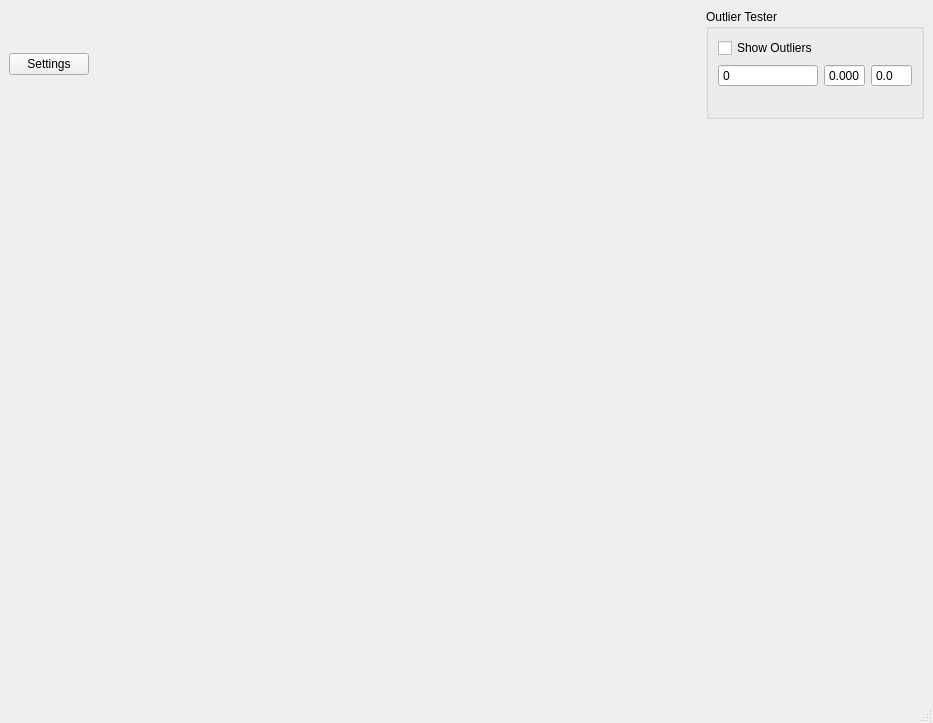
<?xml version="1.0" encoding="UTF-8"?>
<ui version="4.0">
 <class>MainWindow</class>
 <widget class="QMainWindow" name="MainWindow">
  <property name="geometry">
   <rect>
    <x>0</x>
    <y>0</y>
    <width>933</width>
    <height>723</height>
   </rect>
  </property>
  <property name="windowTitle">
   <string>MainWindow</string>
  </property>
  <widget class="QWidget" name="centralwidget">
   <layout class="QGridLayout" name="gridLayout">
    <item row="0" column="2">
     <widget class="QGroupBox" name="groupBox">
      <property name="title">
       <string>Outlier Tester</string>
      </property>
      <layout class="QGridLayout" name="gridLayout_2">
       <item row="1" column="0">
        <widget class="QSpinBox" name="Windowlen_edit">
         <property name="toolTip">
          <string>&lt;html&gt;&lt;head/&gt;&lt;body&gt;&lt;p&gt;length of the sliding window over 'userlabel_nr'&lt;/p&gt;&lt;/body&gt;&lt;/html&gt;</string>
         </property>
         <property name="buttonSymbols">
          <enum>QAbstractSpinBox::NoButtons</enum>
         </property>
         <property name="maximum">
          <number>10</number>
         </property>
        </widget>
       </item>
       <item row="0" column="0">
        <widget class="QCheckBox" name="OutlierCheck">
         <property name="toolTip">
          <string>&lt;html&gt;&lt;head/&gt;&lt;body&gt;&lt;p&gt;Activate outlier detection&lt;/p&gt;&lt;p&gt;&lt;br/&gt;&lt;/p&gt;&lt;/body&gt;&lt;/html&gt;</string>
         </property>
         <property name="text">
          <string>Show Outliers</string>
         </property>
        </widget>
       </item>
       <item row="1" column="1">
        <widget class="QDoubleSpinBox" name="pval_edit">
         <property name="toolTip">
          <string>&lt;html&gt;&lt;head/&gt;&lt;body&gt;&lt;p&gt;p-value limit of failed chisquared test over the window&lt;/p&gt;&lt;/body&gt;&lt;/html&gt;</string>
         </property>
         <property name="buttonSymbols">
          <enum>QAbstractSpinBox::NoButtons</enum>
         </property>
         <property name="decimals">
          <number>3</number>
         </property>
         <property name="maximum">
          <double>1.000000000000000</double>
         </property>
         <property name="singleStep">
          <double>0.001000000000000</double>
         </property>
        </widget>
       </item>
       <item row="1" column="2">
        <widget class="QDoubleSpinBox" name="zscore_edit">
         <property name="toolTip">
          <string>&lt;html&gt;&lt;head/&gt;&lt;body&gt;&lt;p&gt;z-value factor threshold&lt;/p&gt;&lt;/body&gt;&lt;/html&gt;</string>
         </property>
         <property name="buttonSymbols">
          <enum>QAbstractSpinBox::NoButtons</enum>
         </property>
         <property name="decimals">
          <number>1</number>
         </property>
         <property name="singleStep">
          <double>0.100000000000000</double>
         </property>
        </widget>
       </item>
       <item row="2" column="0" colspan="3">
        <widget class="QLabel" name="Errorlabel">
         <property name="text">
          <string/>
         </property>
        </widget>
       </item>
      </layout>
     </widget>
    </item>
    <item row="0" column="1">
     <spacer name="horizontalSpacer">
      <property name="orientation">
       <enum>Qt::Horizontal</enum>
      </property>
      <property name="sizeHint" stdset="0">
       <size>
        <width>40</width>
        <height>20</height>
       </size>
      </property>
     </spacer>
    </item>
    <item row="0" column="0">
     <widget class="QPushButton" name="settings_button">
      <property name="text">
       <string>Settings</string>
      </property>
     </widget>
    </item>
    <item row="1" column="0" colspan="3">
     <widget class="QWidget" name="plot_widget" native="true"/>
    </item>
   </layout>
  </widget>
  <widget class="QMenuBar" name="menubar">
   <property name="geometry">
    <rect>
     <x>0</x>
     <y>0</y>
     <width>933</width>
     <height>21</height>
    </rect>
   </property>
  </widget>
  <widget class="QStatusBar" name="statusbar"/>
 </widget>
 <resources/>
 <connections/>
</ui>
